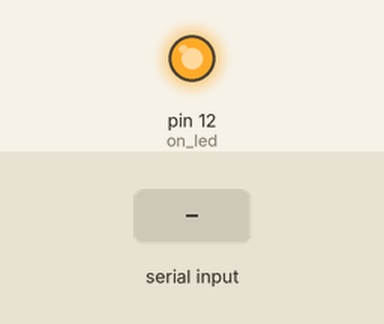
Recording of a sketch running on a simulated Arduino Uno, built with avr-gcc and run on an emulated ATmega328P. Shown: output pins drawn as LEDs (lit = HIGH). The inputs (shaded band) are chosen by the test bench.

Above: at 1.2 s.
1.3 s: "1" received over Serial
At 1.7 s:
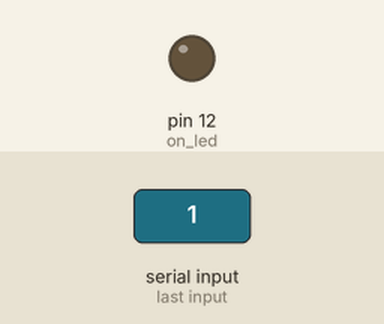
2.8 s: "0" received over Serial
At 4.0 s:
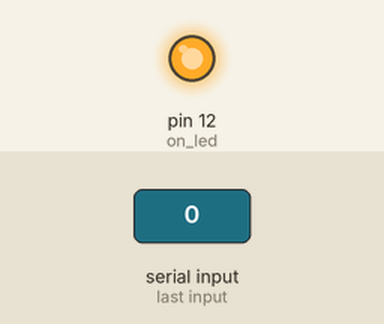
Timing chart, 0 to 5.8 s (numbered marks = the images above; inputs shaded):
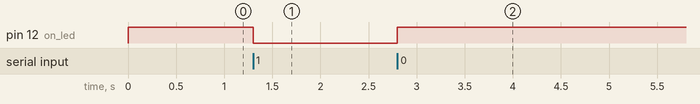

Measured:
- after the input at 1.3 s, pin 12 (on_led): HIGH → LOW at once
- after the input at 2.8 s, pin 12 (on_led): LOW → HIGH at once

The sketch:

Programa_coplementario_bluetooth.ino
```cpp
  char val;
  int on_led=12;

void setup() {
Serial.begin(9600);//aqui establecemos la velocidad
pinMode(on_led,OUTPUT);
digitalWrite(on_led,HIGH);//El relé comenzara apagado hasta que reciba la señal(del LOOP)generada por la app del bluetooth.
}
void loop() {
if(Serial.available())
val=Serial.read();
if(val=='1'){
  digitalWrite(on_led,LOW);}
  if(val=='0'){
    digitalWrite(on_led,HIGH);}
}
//los valores 1 y 0 estan puesto a la inversa porque el relé actua a la inversa.
// Es decir 1= low y 0= high
```
